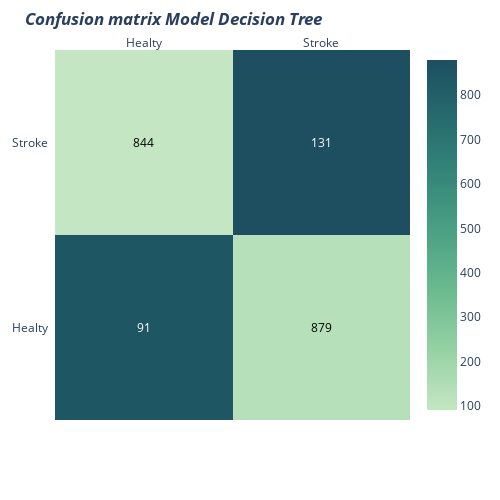

Here is the notebook cell this chart was saved with:
### Code cell
plot_cm(dt_cf, 'Model Decision Tree')

### Figure 1 — Plotly figure (JSON) as saved in the notebook; plotly's stock layout.template omitted (floating-point values rounded to 4 significant figures)
{"data": [{"colorscale": [[0, "rgb(196, 230, 195)"], [0.1667, "rgb(150, 210, 164)"], [0.3333, "rgb(109, 188, 144)"], [0.5, "rgb(77, 162, 132)"], [0.6667, "rgb(54, 135, 122)"], [0.8333, "rgb(38, 107, 110)"], [1, "rgb(29, 79, 96)"]], "reversescale": false, "showscale": true, "type": "heatmap", "x": ["Healty", "Stroke"], "y": ["Healty", "Stroke"], "z": [[844, 131], [91, 879]]}], "layout": {"annotations": [{"font": {"color": "#FFFFFF"}, "showarrow": false, "text": "91", "x": "Healty", "xref": "x", "y": "Healty", "yref": "y"}, {"font": {"color": "#000000"}, "showarrow": false, "text": "879", "x": "Stroke", "xref": "x", "y": "Healty", "yref": "y"}, {"font": {"color": "#000000"}, "showarrow": false, "text": "844", "x": "Healty", "xref": "x", "y": "Stroke", "yref": "y"}, {"font": {"color": "#FFFFFF"}, "showarrow": false, "text": "131", "x": "Stroke", "xref": "x", "y": "Stroke", "yref": "y"}, {"font": {"color": "black", "size": 14}, "showarrow": false, "text": "", "x": 0.5, "xref": "paper", "y": -0.1, "yref": "paper"}, {"font": {"color": "black", "size": 14}, "showarrow": false, "text": "", "textangle": -90, "x": -0.2, "xref": "paper", "y": 0.5, "yref": "paper"}], "height": 500, "margin": {"l": 20, "t": 50}, "title": {"text": "<i><b>Confusion matrix Model Decision Tree</b></i>"}, "width": 500, "xaxis": {"dtick": 1, "gridcolor": "rgb(0, 0, 0)", "side": "top", "ticks": ""}, "yaxis": {"dtick": 1, "ticks": "", "ticksuffix": "  "}}}
